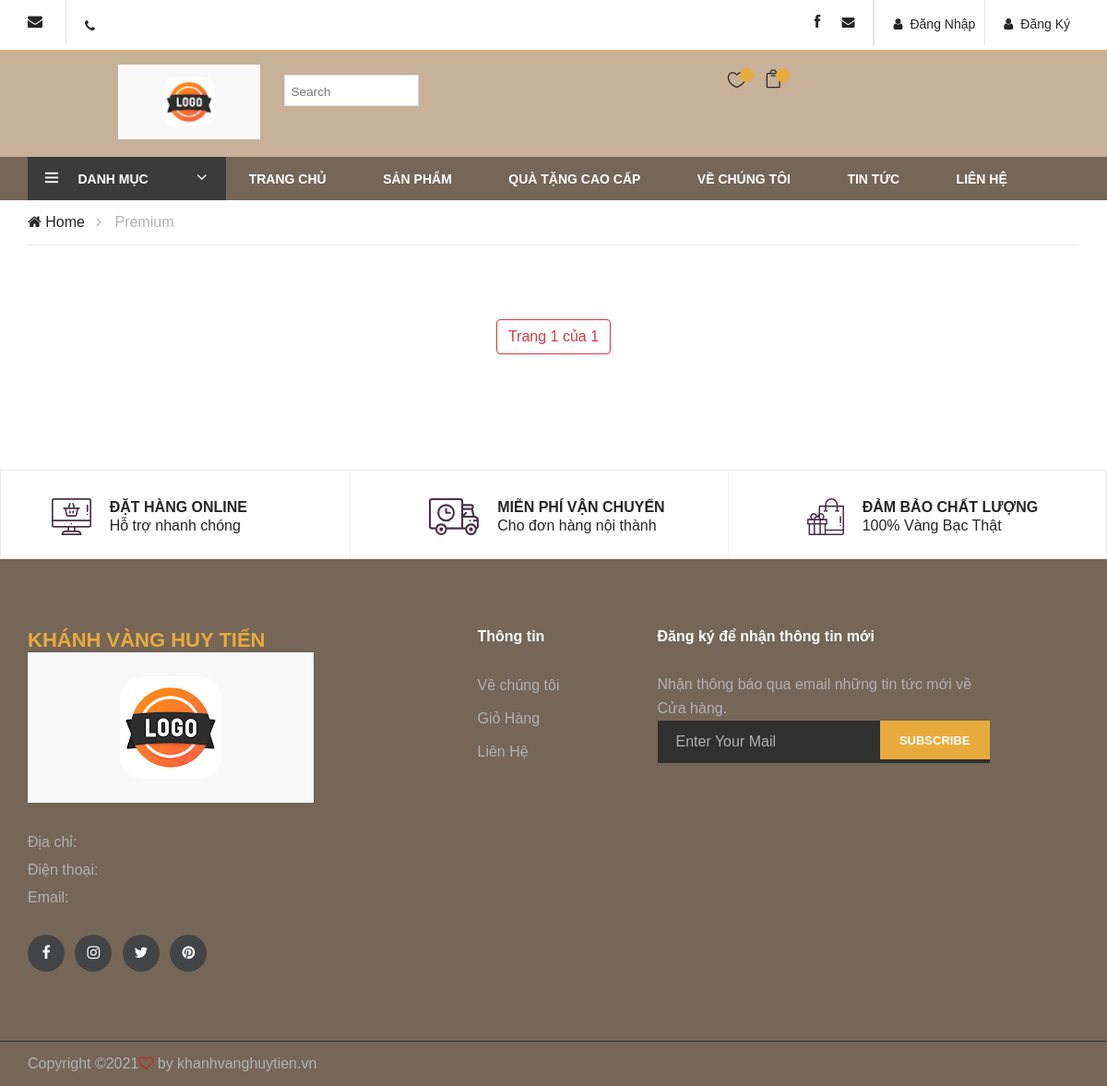
The app's page /premium, older data.
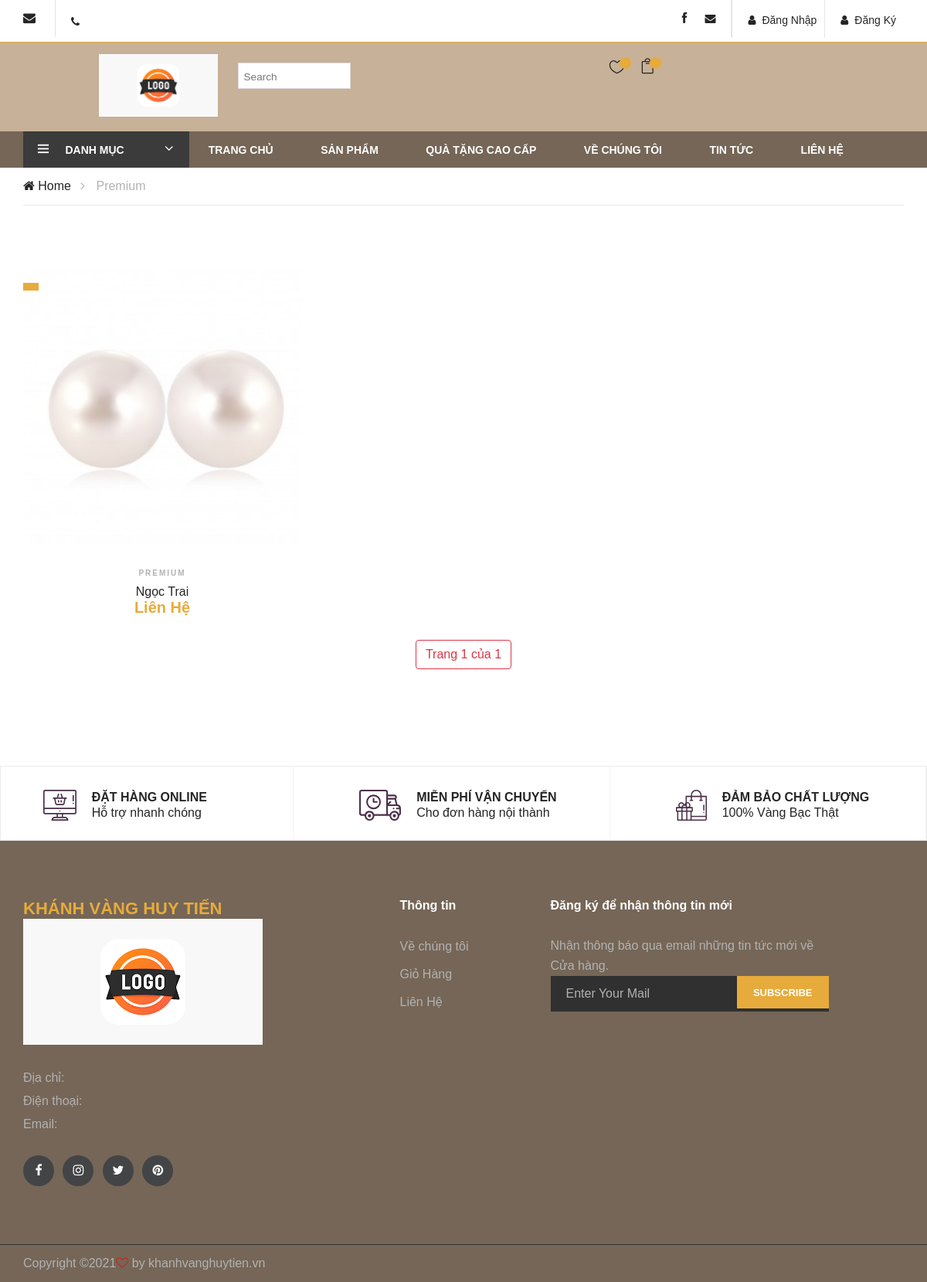
The same page, newer data.
### homepage/models.py (models this page shows, shortened)
class Product(models.Model):
    productid = models.AutoField(primary_key=True)
    productcategoryid = models.ForeignKey(ProductCategory, models.CASCADE, blank=True, null=True)
    productcode = models.CharField(max_length=50, blank=True, null=True)
    productname = models.TextField(blank=True, null=True)
    size = models.CharField(max_length=100, blank=True, null=True)
    metatitle = models.TextField(blank=True, null=True)
    descriptions = RichTextUploadingField(blank=True, null=True)
    productimage = models.ImageField(upload_to='product/')
    moreimage = models.ImageField(upload_to='productdetail/', blank=True, null=True)
    url = models.URLField(blank=True, null=True)
    price = models.CharField(max_length=50, blank=True, null=True)
    promotionprice = models.CharField(max_length=50, blank=True, null=True)
    includeVAT = models.CharField(max_length=150,blank=True, null=True)
    viewcounts = models.IntegerField(blank=True, null=True)
    createdate = models.DateTimeField(auto_now_add=True, blank=True, null=True)
    editeddate = models.DateTimeField(auto_now=True, blank=True, null=True)
    class Meta:
        managed = True
        db_table = 'Product'

class ProductCategory(models.Model):
    productcategoryid = models.AutoField(primary_key=True)
    productcategoryname = models.CharField(max_length=100)
    metatitle = models.CharField(max_length=250, blank=True, null=True)
    parentcategoryid = models.ForeignKey('self', models.DO_NOTHING, db_column='ParentCategoryId', blank=True, null=True)
    displayoder = models.IntegerField(blank=True, null=True)
    SEOtitle = models.TextField(max_length=100, blank=True, null=True)
    createdate = models.DateTimeField(auto_now_add=True, blank=True, null=True)
    editeddate = models.DateTimeField(auto_now=True, blank=True, null=True)
    metaKeywords = models.TextField(max_length=250,blank=True, null=True)
    metaDescriptions = models.TextField(max_length=250,blank=True, null=True)
    isenable = models.BooleanField(blank=True, null=True)
    def __str__(self):
        return self.productcategoryname
    class Meta:
        managed = True
        db_table = 'ProductCategory'

### homepage/views.py (the view)
# urls.py: path('premium', views.premium, name='premium'),
def premium(request):
    products = Product.objects.filter(productcategoryid=4)
    paginator = Paginator(products, 9)
    page_number = request.GET.get('page')
    page_obj = paginator.get_page(page_number)
    return render(request,'homepage/premium.html',{'products':products, 'page_obj': page_obj})

### homepage/templates/homepage/premium.html (shortened to what this page needs)
{% extends "homepage/base.html" %}
{% load static %}
{% block content %}
    <div class="breacrumb-section">
        <div class="container">
            <div class="row">
                <div class="col-lg-12">
                    <div class="breadcrumb-text">
                        <a href="{% url 'index' %}"><i class="fa fa-home"></i> Home</a>
                        <span>Premium</span>
                    </div>
                </div>
            </div>
        </div>
    </div>
    <section class="product-shop spad">
        <div class="container">
            <div class="row">
                <div class="col-lg-12 order-1 order-lg-2">
                    <div class="product-list">
                        <div class="row">
                            {% for product in page_obj %}
                            <div class="col-lg-4 col-sm-4">
                                <div class="product-item">
                                    <div class="pi-pic">
                                        <img src="media\{{product.productimage}}">
                                        <div class="sale pp-sale"></div>
                                    </div>
                                    <div class="pi-text">
                                        <div class="catagory-name">{{product.productcategoryid}}</div>
                                        <a href="#">
                                            <h5>{{product.productname}}</h5>
                                        </a>
                                        <div class="product-price">
                                            Liên Hệ
                                        </div>
                                    </div>
                                </div>
                            </div>
                            {% endfor %}
                       </div>
                    </div>
                </div>
            </div>
        </div>
        <div class="pagination justify-content-center">
            <span class="step-links">
                <span class="btn btn-outline-danger" class="current" role="button">
                    Trang {{ page_obj.number }} của {{ page_obj.paginator.num_pages }}
                </span>
            </span>
        </div>
    </section>
{% endblock %}

Row changes from the older to the newer data that the page shows:
added Product: productimage (picture), productcategoryid "PREMIUM", productname "Ngọc Trai"
